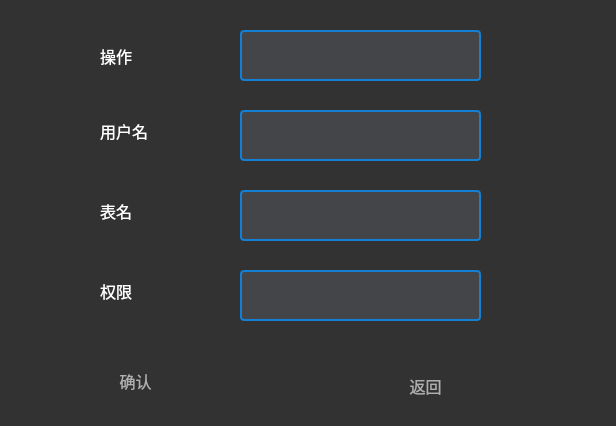
<?xml version="1.0" encoding="UTF-8"?>
<ui version="4.0">
 <class>OperateRightTable</class>
 <widget class="QWidget" name="OperateRightTable">
  <property name="geometry">
   <rect>
    <x>0</x>
    <y>0</y>
    <width>616</width>
    <height>426</height>
   </rect>
  </property>
  <property name="windowTitle">
   <string>Form</string>
  </property>
  <property name="styleSheet">
   <string notr="true">background: rgb(50, 50, 50);</string>
  </property>
  <widget class="QLineEdit" name="operate">
   <property name="geometry">
    <rect>
     <x>240</x>
     <y>30</y>
     <width>241</width>
     <height>51</height>
    </rect>
   </property>
   <property name="font">
    <font>
     <family>Arial</family>
     <pointsize>10</pointsize>
    </font>
   </property>
   <property name="styleSheet">
    <string notr="true">background: rgb(68, 69, 73);
border-radius:4px;
border:2px solid rgb(20, 128, 211);
color: white;
</string>
   </property>
  </widget>
  <widget class="QLineEdit" name="userName">
   <property name="geometry">
    <rect>
     <x>240</x>
     <y>110</y>
     <width>241</width>
     <height>51</height>
    </rect>
   </property>
   <property name="font">
    <font>
     <family>Arial</family>
     <pointsize>10</pointsize>
    </font>
   </property>
   <property name="styleSheet">
    <string notr="true">background: rgb(68, 69, 73);
border-radius:4px;
border:2px solid rgb(20, 128, 211);
color: white;
</string>
   </property>
  </widget>
  <widget class="QLineEdit" name="table">
   <property name="geometry">
    <rect>
     <x>240</x>
     <y>190</y>
     <width>241</width>
     <height>51</height>
    </rect>
   </property>
   <property name="font">
    <font>
     <family>Arial</family>
     <pointsize>10</pointsize>
    </font>
   </property>
   <property name="styleSheet">
    <string notr="true">background: rgb(68, 69, 73);
border-radius:4px;
border:2px solid rgb(20, 128, 211);
color: white;
</string>
   </property>
  </widget>
  <widget class="QLabel" name="label">
   <property name="geometry">
    <rect>
     <x>100</x>
     <y>30</y>
     <width>121</width>
     <height>51</height>
    </rect>
   </property>
   <property name="font">
    <font>
     <family>幼圆</family>
     <pointsize>12</pointsize>
    </font>
   </property>
   <property name="styleSheet">
    <string notr="true">color: rgb(255, 255, 255);</string>
   </property>
   <property name="text">
    <string>操作</string>
   </property>
  </widget>
  <widget class="QLabel" name="label_2">
   <property name="geometry">
    <rect>
     <x>100</x>
     <y>100</y>
     <width>131</width>
     <height>61</height>
    </rect>
   </property>
   <property name="font">
    <font>
     <family>幼圆</family>
     <pointsize>12</pointsize>
    </font>
   </property>
   <property name="styleSheet">
    <string notr="true">color: rgb(255, 255, 255);</string>
   </property>
   <property name="text">
    <string>用户名</string>
   </property>
  </widget>
  <widget class="QLabel" name="label_3">
   <property name="geometry">
    <rect>
     <x>100</x>
     <y>180</y>
     <width>91</width>
     <height>61</height>
    </rect>
   </property>
   <property name="font">
    <font>
     <family>幼圆</family>
     <pointsize>12</pointsize>
    </font>
   </property>
   <property name="styleSheet">
    <string notr="true">color: rgb(255, 255, 255);</string>
   </property>
   <property name="text">
    <string>表名</string>
   </property>
  </widget>
  <widget class="QLabel" name="label_4">
   <property name="geometry">
    <rect>
     <x>100</x>
     <y>260</y>
     <width>101</width>
     <height>61</height>
    </rect>
   </property>
   <property name="font">
    <font>
     <family>幼圆</family>
     <pointsize>12</pointsize>
    </font>
   </property>
   <property name="styleSheet">
    <string notr="true">color: rgb(255, 255, 255);</string>
   </property>
   <property name="text">
    <string>权限</string>
   </property>
  </widget>
  <widget class="QLineEdit" name="right">
   <property name="geometry">
    <rect>
     <x>240</x>
     <y>270</y>
     <width>241</width>
     <height>51</height>
    </rect>
   </property>
   <property name="font">
    <font>
     <family>Arial</family>
     <pointsize>10</pointsize>
    </font>
   </property>
   <property name="styleSheet">
    <string notr="true">background: rgb(68, 69, 73);
border-radius:4px;
border:2px solid rgb(20, 128, 211);
color: white;
</string>
   </property>
  </widget>
  <widget class="QPushButton" name="pushButton">
   <property name="geometry">
    <rect>
     <x>80</x>
     <y>350</y>
     <width>111</width>
     <height>61</height>
    </rect>
   </property>
   <property name="font">
    <font>
     <family>幼圆</family>
     <pointsize>12</pointsize>
    </font>
   </property>
   <property name="styleSheet">
    <string notr="true">border: none;
        color: rgb(175, 175, 175);
        background: transparent;
        padding: 10px;
        qproperty-icon: url(:/Black/nscc);
        qproperty-iconSize: 32px 32px;
        qproperty-toolButtonStyle: ToolButtonTextUnderIcon;
</string>
   </property>
   <property name="text">
    <string>确认</string>
   </property>
  </widget>
  <widget class="QPushButton" name="pushButton_2">
   <property name="geometry">
    <rect>
     <x>370</x>
     <y>360</y>
     <width>111</width>
     <height>51</height>
    </rect>
   </property>
   <property name="font">
    <font>
     <family>幼圆</family>
     <pointsize>12</pointsize>
    </font>
   </property>
   <property name="styleSheet">
    <string notr="true">border: none;
        color: rgb(175, 175, 175);
        background: transparent;
        padding: 10px;
        qproperty-icon: url(:/Black/nscc);
        qproperty-iconSize: 32px 32px;
        qproperty-toolButtonStyle: ToolButtonTextUnderIcon;
</string>
   </property>
   <property name="text">
    <string>返回</string>
   </property>
  </widget>
 </widget>
 <resources/>
 <connections/>
</ui>
